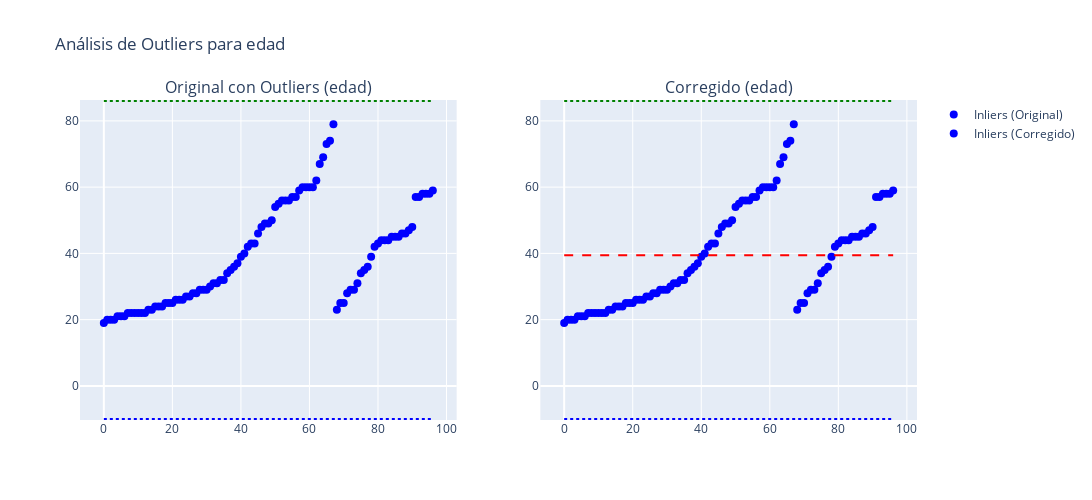
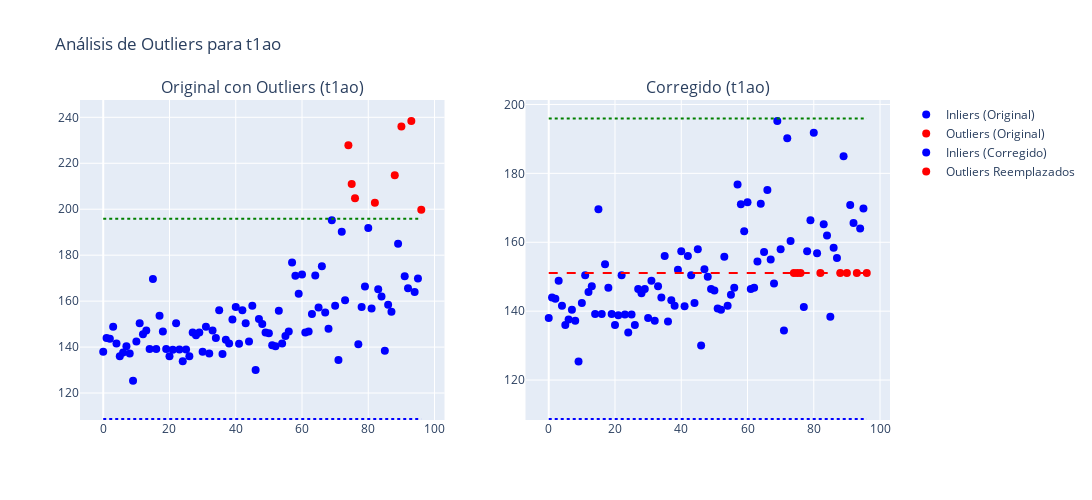
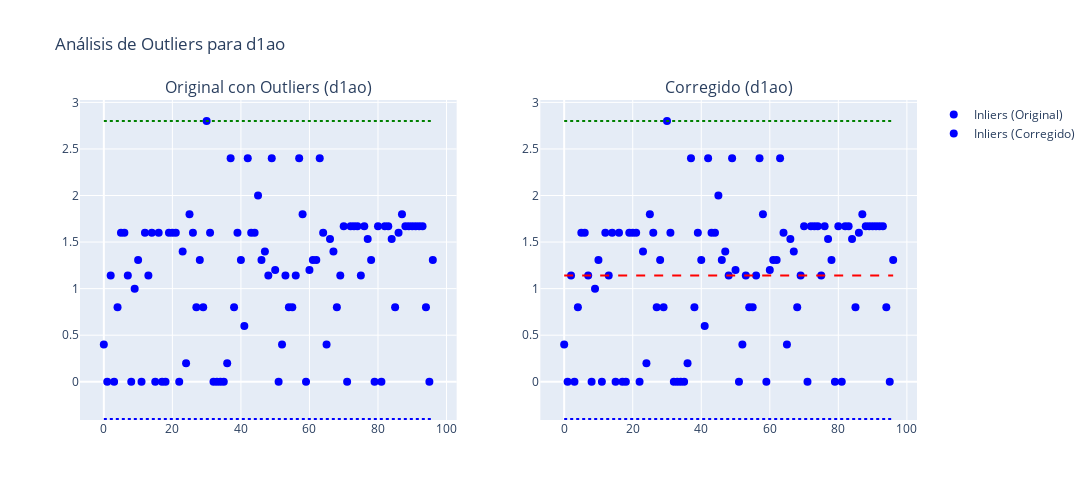
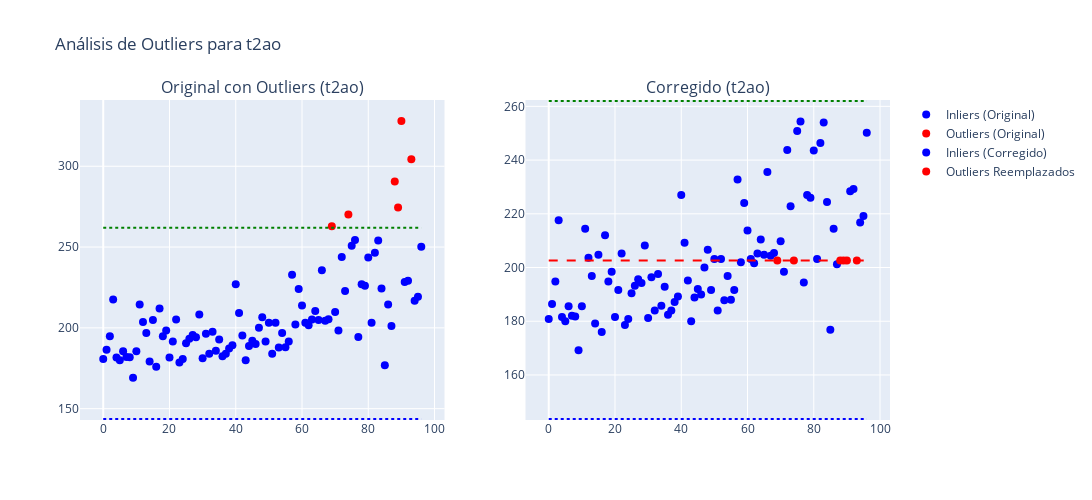

Write notebook code for charts like these, in order.
### Code cell
for i in ['edad','t1ao',	'd1ao'	,'t2ao',	'd2ao',	'grupo']:
    univariate_outlier_detection(data,i)

### Figure 1 — Plotly figure (JSON) as saved in the notebook; plotly's stock layout.template omitted (floating-point values rounded to 4 significant figures)
{"data": [{"marker": {"color": "blue", "size": 8}, "mode": "markers", "name": "Inliers (Original)", "type": "scatter", "x": [0, 1, 2, 3, 4, 5, 6, 7, 8, 9, 10, 11, 12, 13, 14, 15, 16, 17, 18, 19, 20, 21, 22, 23, 24, 25, 26, 27, 28, 29, 30, 31, 32, 33, 34, 35, 36, 37, 38, 39, 40, 41, 42, 43, 44, 45, 46, 47, 48, 49, 50, 51, 52, 53, 54, 55, 56, 57, 58, 59, 60, 61, 62, 63, 64, 65, 66, 67, 68, 69, 70, 71, 72, 73, 74, 75, 76, 77, 78, 79, 80, 81, 82, 83, 84, 85, 86, 87, 88, 89, 90, 91, 92, 93, 94, 95, 96], "xaxis": "x", "y": [19, 20, 20, 20, 21, 21, 21, 22, 22, 22, 22, 22, 22, 23, 23, 24, 24, 24, 25, 25, 25, 26, 26, 26, 27, 27, 28, 28, 29, 29, 29, 30, 31, 31, 32, 32, 34, 35, 36, 37, 39, 40, 42, 43, 43, 46, 48, 49, 49, 50, 54, 55, 56, 56, 56, 57, 57, 59, 60, 60, 60, 60, 62, 67, 69, 73, 74, 79, 23, 25, 25, 28, 29, 29, 31, 34, 35, 36, 39, 42, 43, 44, 44, 44, 45, 45, 45, 46, 46, 47, 48, 57, 57, 58, 58, 58, 59], "yaxis": "y"}, {"marker": {"color": "red", "size": 8}, "mode": "markers", "name": "Outliers (Original)", "type": "scatter", "x": [], "xaxis": "x", "y": [], "yaxis": "y"}, {"marker": {"color": "blue", "size": 8}, "mode": "markers", "name": "Inliers (Corregido)", "type": "scatter", "x": [0, 1, 2, 3, 4, 5, 6, 7, 8, 9, 10, 11, 12, 13, 14, 15, 16, 17, 18, 19, 20, 21, 22, 23, 24, 25, 26, 27, 28, 29, 30, 31, 32, 33, 34, 35, 36, 37, 38, 39, 40, 41, 42, 43, 44, 45, 46, 47, 48, 49, 50, 51, 52, 53, 54, 55, 56, 57, 58, 59, 60, 61, 62, 63, 64, 65, 66, 67, 68, 69, 70, 71, 72, 73, 74, 75, 76, 77, 78, 79, 80, 81, 82, 83, 84, 85, 86, 87, 88, 89, 90, 91, 92, 93, 94, 95, 96], "xaxis": "x2", "y": [19, 20, 20, 20, 21, 21, 21, 22, 22, 22, 22, 22, 22, 23, 23, 24, 24, 24, 25, 25, 25, 26, 26, 26, 27, 27, 28, 28, 29, 29, 29, 30, 31, 31, 32, 32, 34, 35, 36, 37, 39, 40, 42, 43, 43, 46, 48, 49, 49, 50, 54, 55, 56, 56, 56, 57, 57, 59, 60, 60, 60, 60, 62, 67, 69, 73, 74, 79, 23, 25, 25, 28, 29, 29, 31, 34, 35, 36, 39, 42, 43, 44, 44, 44, 45, 45, 45, 46, 46, 47, 48, 57, 57, 58, 58, 58, 59], "yaxis": "y2"}, {"marker": {"color": "red", "size": 8}, "mode": "markers", "name": "Outliers Reemplazados", "type": "scatter", "x": [], "xaxis": "x2", "y": [], "yaxis": "y2"}], "layout": {"annotations": [{"font": {"size": 16}, "showarrow": false, "text": "Original con Outliers (edad)", "x": 0.225, "xanchor": "center", "xref": "paper", "y": 1, "yanchor": "bottom", "yref": "paper"}, {"font": {"size": 16}, "showarrow": false, "text": "Corregido (edad)", "x": 0.775, "xanchor": "center", "xref": "paper", "y": 1, "yanchor": "bottom", "yref": "paper"}], "height": 500, "shapes": [{"line": {"color": "blue", "dash": "dot", "width": 2}, "type": "line", "x0": 0, "x1": 96, "xref": "x", "y0": -10, "y1": -10, "yref": "y"}, {"line": {"color": "green", "dash": "dot", "width": 2}, "type": "line", "x0": 0, "x1": 96, "xref": "x", "y0": 86, "y1": 86, "yref": "y"}, {"line": {"color": "blue", "dash": "dot", "width": 2}, "type": "line", "x0": 0, "x1": 96, "xref": "x2", "y0": -10, "y1": -10, "yref": "y2"}, {"line": {"color": "green", "dash": "dot", "width": 2}, "type": "line", "x0": 0, "x1": 96, "xref": "x2", "y0": 86, "y1": 86, "yref": "y2"}, {"line": {"color": "red", "dash": "dash", "width": 2}, "type": "line", "x0": 0, "x1": 96, "xref": "x2", "y0": 39.41, "y1": 39.41, "yref": "y2"}], "showlegend": true, "title": {"text": "Análisis de Outliers para edad"}, "width": 1200, "xaxis": {"anchor": "y", "domain": [0, 0.45]}, "xaxis2": {"anchor": "y2", "domain": [0.55, 1]}, "yaxis": {"anchor": "x", "domain": [0, 1]}, "yaxis2": {"anchor": "x2", "domain": [0, 1]}}}

### Figure 2 — Plotly figure (JSON) as saved in the notebook; plotly's stock layout.template omitted (floating-point values rounded to 4 significant figures)
{"data": [{"marker": {"color": "blue", "size": 8}, "mode": "markers", "name": "Inliers (Original)", "type": "scatter", "x": [0, 1, 2, 3, 4, 5, 6, 7, 8, 9, 10, 11, 12, 13, 14, 15, 16, 17, 18, 19, 20, 21, 22, 23, 24, 25, 26, 27, 28, 29, 30, 31, 32, 33, 34, 35, 36, 37, 38, 39, 40, 41, 42, 43, 44, 45, 46, 47, 48, 49, 50, 51, 52, 53, 54, 55, 56, 57, 58, 59, 60, 61, 62, 63, 64, 65, 66, 67, 68, 69, 70, 71, 72, 73, 77, 78, 79, 80, 81, 83, 84, 85, 86, 87, 89, 91, 92, 94, 95], "xaxis": "x", "y": [138, 144, 143.6, 148.8, 141.6, 136, 137.6, 140.4, 137.2, 125.4, 142.4, 150.4, 145.6, 147.2, 139.2, 169.6, 139.2, 153.6, 146.8, 139.2, 136, 138.8, 150.4, 139, 133.8, 139, 136, 146.4, 145.2, 146.4, 138, 148.8, 137.2, 147.2, 144, 156, 137, 143.2, 141.6, 152, 157.4, 141.4, 156, 150.4, 142.4, 158, 130, 152.2, 150, 146.4, 146, 140.8, 140.4, 155.8, 141.6, 144.8, 146.8, 176.8, 171, 163.2, 171.6, 146.4, 146.8, 154.4, 171.2, 157.2, 175.2, 155, 148, 195.2, 158, 134.4, 190.2, 160.4, 141.2, 157.4, 166.4, 191.8, 156.8, 165.2, 162, 138.4, 158.4, 155.4, 185, 170.8, 165.6, 164, 169.8], "yaxis": "y"}, {"marker": {"color": "red", "size": 8}, "mode": "markers", "name": "Outliers (Original)", "type": "scatter", "x": [74, 75, 76, 82, 88, 90, 93, 96], "xaxis": "x", "y": [227.8, 211, 204.8, 202.8, 214.8, 236, 238.4, 199.8], "yaxis": "y"}, {"marker": {"color": "blue", "size": 8}, "mode": "markers", "name": "Inliers (Corregido)", "type": "scatter", "x": [0, 1, 2, 3, 4, 5, 6, 7, 8, 9, 10, 11, 12, 13, 14, 15, 16, 17, 18, 19, 20, 21, 22, 23, 24, 25, 26, 27, 28, 29, 30, 31, 32, 33, 34, 35, 36, 37, 38, 39, 40, 41, 42, 43, 44, 45, 46, 47, 48, 49, 50, 51, 52, 53, 54, 55, 56, 57, 58, 59, 60, 61, 62, 63, 64, 65, 66, 67, 68, 69, 70, 71, 72, 73, 77, 78, 79, 80, 81, 83, 84, 85, 86, 87, 89, 91, 92, 94, 95], "xaxis": "x2", "y": [138, 144, 143.6, 148.8, 141.6, 136, 137.6, 140.4, 137.2, 125.4, 142.4, 150.4, 145.6, 147.2, 139.2, 169.6, 139.2, 153.6, 146.8, 139.2, 136, 138.8, 150.4, 139, 133.8, 139, 136, 146.4, 145.2, 146.4, 138, 148.8, 137.2, 147.2, 144, 156, 137, 143.2, 141.6, 152, 157.4, 141.4, 156, 150.4, 142.4, 158, 130, 152.2, 150, 146.4, 146, 140.8, 140.4, 155.8, 141.6, 144.8, 146.8, 176.8, 171, 163.2, 171.6, 146.4, 146.8, 154.4, 171.2, 157.2, 175.2, 155, 148, 195.2, 158, 134.4, 190.2, 160.4, 141.2, 157.4, 166.4, 191.8, 156.8, 165.2, 162, 138.4, 158.4, 155.4, 185, 170.8, 165.6, 164, 169.8], "yaxis": "y2"}, {"marker": {"color": "red", "size": 8}, "mode": "markers", "name": "Outliers Reemplazados", "type": "scatter", "x": [74, 75, 76, 82, 88, 90, 93, 96], "xaxis": "x2", "y": [151.1, 151.1, 151.1, 151.1, 151.1, 151.1, 151.1, 151.1], "yaxis": "y2"}], "layout": {"annotations": [{"font": {"size": 16}, "showarrow": false, "text": "Original con Outliers (t1ao)", "x": 0.225, "xanchor": "center", "xref": "paper", "y": 1, "yanchor": "bottom", "yref": "paper"}, {"font": {"size": 16}, "showarrow": false, "text": "Corregido (t1ao)", "x": 0.775, "xanchor": "center", "xref": "paper", "y": 1, "yanchor": "bottom", "yref": "paper"}], "height": 500, "shapes": [{"line": {"color": "blue", "dash": "dot", "width": 2}, "type": "line", "x0": 0, "x1": 96, "xref": "x", "y0": 108.7, "y1": 108.7, "yref": "y"}, {"line": {"color": "green", "dash": "dot", "width": 2}, "type": "line", "x0": 0, "x1": 96, "xref": "x", "y0": 195.9, "y1": 195.9, "yref": "y"}, {"line": {"color": "blue", "dash": "dot", "width": 2}, "type": "line", "x0": 0, "x1": 96, "xref": "x2", "y0": 108.7, "y1": 108.7, "yref": "y2"}, {"line": {"color": "green", "dash": "dot", "width": 2}, "type": "line", "x0": 0, "x1": 96, "xref": "x2", "y0": 195.9, "y1": 195.9, "yref": "y2"}, {"line": {"color": "red", "dash": "dash", "width": 2}, "type": "line", "x0": 0, "x1": 96, "xref": "x2", "y0": 151.1, "y1": 151.1, "yref": "y2"}], "showlegend": true, "title": {"text": "Análisis de Outliers para t1ao"}, "width": 1200, "xaxis": {"anchor": "y", "domain": [0, 0.45]}, "xaxis2": {"anchor": "y2", "domain": [0.55, 1]}, "yaxis": {"anchor": "x", "domain": [0, 1]}, "yaxis2": {"anchor": "x2", "domain": [0, 1]}}}

### Figure 3 — Plotly figure (JSON) as saved in the notebook; plotly's stock layout.template omitted (floating-point values rounded to 4 significant figures)
{"data": [{"marker": {"color": "blue", "size": 8}, "mode": "markers", "name": "Inliers (Original)", "type": "scatter", "x": [0, 1, 2, 3, 4, 5, 6, 7, 8, 9, 10, 11, 12, 13, 14, 15, 16, 17, 18, 19, 20, 21, 22, 23, 24, 25, 26, 27, 28, 29, 30, 31, 32, 33, 34, 35, 36, 37, 38, 39, 40, 41, 42, 43, 44, 45, 46, 47, 48, 49, 50, 51, 52, 53, 54, 55, 56, 57, 58, 59, 60, 61, 62, 63, 64, 65, 66, 67, 68, 69, 70, 71, 72, 73, 74, 75, 76, 77, 78, 79, 80, 81, 82, 83, 84, 85, 86, 87, 88, 89, 90, 91, 92, 93, 94, 95, 96], "xaxis": "x", "y": [0.4, 0, 1.142, 0, 0.8, 1.6, 1.6, 1.142, 0, 1, 1.308, 0, 1.6, 1.142, 1.6, 0, 1.6, 0, 0, 1.6, 1.6, 1.6, 0, 1.4, 0.2, 1.8, 1.6, 0.8, 1.308, 0.8, 2.8, 1.6, 0, 0, 0, 0, 0.2, 2.4, 0.8, 1.6, 1.308, 0.6, 2.4, 1.6, 1.6, 2, 1.308, 1.4, 1.142, 2.4, 1.2, 0, 0.4, 1.142, 0.8, 0.8, 1.142, 2.4, 1.8, 0, 1.2, 1.308, 1.308, 2.4, 1.6, 0.4, 1.532, 1.4, 0.8, 1.142, 1.67, 0, 1.67, 1.67, 1.67, 1.142, 1.67, 1.532, 1.308, 0, 1.67, 0, 1.67, 1.67, 1.532, 0.8, 1.6, 1.8, 1.67, 1.67, 1.67, 1.67, 1.67, 1.67, 0.8, 0, 1.308], "yaxis": "y"}, {"marker": {"color": "red", "size": 8}, "mode": "markers", "name": "Outliers (Original)", "type": "scatter", "x": [], "xaxis": "x", "y": [], "yaxis": "y"}, {"marker": {"color": "blue", "size": 8}, "mode": "markers", "name": "Inliers (Corregido)", "type": "scatter", "x": [0, 1, 2, 3, 4, 5, 6, 7, 8, 9, 10, 11, 12, 13, 14, 15, 16, 17, 18, 19, 20, 21, 22, 23, 24, 25, 26, 27, 28, 29, 30, 31, 32, 33, 34, 35, 36, 37, 38, 39, 40, 41, 42, 43, 44, 45, 46, 47, 48, 49, 50, 51, 52, 53, 54, 55, 56, 57, 58, 59, 60, 61, 62, 63, 64, 65, 66, 67, 68, 69, 70, 71, 72, 73, 74, 75, 76, 77, 78, 79, 80, 81, 82, 83, 84, 85, 86, 87, 88, 89, 90, 91, 92, 93, 94, 95, 96], "xaxis": "x2", "y": [0.4, 0, 1.142, 0, 0.8, 1.6, 1.6, 1.142, 0, 1, 1.308, 0, 1.6, 1.142, 1.6, 0, 1.6, 0, 0, 1.6, 1.6, 1.6, 0, 1.4, 0.2, 1.8, 1.6, 0.8, 1.308, 0.8, 2.8, 1.6, 0, 0, 0, 0, 0.2, 2.4, 0.8, 1.6, 1.308, 0.6, 2.4, 1.6, 1.6, 2, 1.308, 1.4, 1.142, 2.4, 1.2, 0, 0.4, 1.142, 0.8, 0.8, 1.142, 2.4, 1.8, 0, 1.2, 1.308, 1.308, 2.4, 1.6, 0.4, 1.532, 1.4, 0.8, 1.142, 1.67, 0, 1.67, 1.67, 1.67, 1.142, 1.67, 1.532, 1.308, 0, 1.67, 0, 1.67, 1.67, 1.532, 0.8, 1.6, 1.8, 1.67, 1.67, 1.67, 1.67, 1.67, 1.67, 0.8, 0, 1.308], "yaxis": "y2"}, {"marker": {"color": "red", "size": 8}, "mode": "markers", "name": "Outliers Reemplazados", "type": "scatter", "x": [], "xaxis": "x2", "y": [], "yaxis": "y2"}], "layout": {"annotations": [{"font": {"size": 16}, "showarrow": false, "text": "Original con Outliers (d1ao)", "x": 0.225, "xanchor": "center", "xref": "paper", "y": 1, "yanchor": "bottom", "yref": "paper"}, {"font": {"size": 16}, "showarrow": false, "text": "Corregido (d1ao)", "x": 0.775, "xanchor": "center", "xref": "paper", "y": 1, "yanchor": "bottom", "yref": "paper"}], "height": 500, "shapes": [{"line": {"color": "blue", "dash": "dot", "width": 2}, "type": "line", "x0": 0, "x1": 96, "xref": "x", "y0": -0.4, "y1": -0.4, "yref": "y"}, {"line": {"color": "green", "dash": "dot", "width": 2}, "type": "line", "x0": 0, "x1": 96, "xref": "x", "y0": 2.8, "y1": 2.8, "yref": "y"}, {"line": {"color": "blue", "dash": "dot", "width": 2}, "type": "line", "x0": 0, "x1": 96, "xref": "x2", "y0": -0.4, "y1": -0.4, "yref": "y2"}, {"line": {"color": "green", "dash": "dot", "width": 2}, "type": "line", "x0": 0, "x1": 96, "xref": "x2", "y0": 2.8, "y1": 2.8, "yref": "y2"}, {"line": {"color": "red", "dash": "dash", "width": 2}, "type": "line", "x0": 0, "x1": 96, "xref": "x2", "y0": 1.142, "y1": 1.142, "yref": "y2"}], "showlegend": true, "title": {"text": "Análisis de Outliers para d1ao"}, "width": 1200, "xaxis": {"anchor": "y", "domain": [0, 0.45]}, "xaxis2": {"anchor": "y2", "domain": [0.55, 1]}, "yaxis": {"anchor": "x", "domain": [0, 1]}, "yaxis2": {"anchor": "x2", "domain": [0, 1]}}}

### Figure 4 — Plotly figure (JSON) as saved in the notebook; plotly's stock layout.template omitted (floating-point values rounded to 4 significant figures)
{"data": [{"marker": {"color": "blue", "size": 8}, "mode": "markers", "name": "Inliers (Original)", "type": "scatter", "x": [0, 1, 2, 3, 4, 5, 6, 7, 8, 9, 10, 11, 12, 13, 14, 15, 16, 17, 18, 19, 20, 21, 22, 23, 24, 25, 26, 27, 28, 29, 30, 31, 32, 33, 34, 35, 36, 37, 38, 39, 40, 41, 42, 43, 44, 45, 46, 47, 48, 49, 50, 51, 52, 53, 54, 55, 56, 57, 58, 59, 60, 61, 62, 63, 64, 65, 66, 67, 68, 70, 71, 72, 73, 75, 76, 77, 78, 79, 80, 81, 82, 83, 84, 85, 86, 87, 91, 92, 94, 95, 96], "xaxis": "x", "y": [180.8, 186.4, 194.8, 217.6, 181.6, 180, 185.6, 182, 181.8, 169.2, 185.6, 214.4, 203.6, 196.8, 179.2, 204.8, 176, 212, 194.8, 198.4, 181.6, 191.6, 205.2, 178.6, 180.8, 190.4, 193.2, 195.6, 194.2, 208.2, 181.2, 196.4, 184, 197.6, 185.8, 192.8, 182.4, 184, 187.2, 189.2, 227, 209.2, 195.2, 180, 188.8, 192, 190, 200, 206.6, 191.6, 203.2, 184, 203.2, 187.8, 196.8, 188, 191.6, 232.8, 202, 224, 213.8, 203.2, 201.6, 205.2, 210.4, 204.8, 235.6, 204.4, 205.4, 209.8, 198.4, 243.8, 222.8, 250.8, 254.4, 194.4, 227, 226, 243.6, 203.2, 246.4, 254, 224.4, 176.8, 214.4, 201.2, 228.4, 229.2, 216.8, 219.2, 250.2], "yaxis": "y"}, {"marker": {"color": "red", "size": 8}, "mode": "markers", "name": "Outliers (Original)", "type": "scatter", "x": [69, 74, 88, 89, 90, 93], "xaxis": "x", "y": [262.8, 270.2, 290.6, 274.4, 328, 304.4], "yaxis": "y"}, {"marker": {"color": "blue", "size": 8}, "mode": "markers", "name": "Inliers (Corregido)", "type": "scatter", "x": [0, 1, 2, 3, 4, 5, 6, 7, 8, 9, 10, 11, 12, 13, 14, 15, 16, 17, 18, 19, 20, 21, 22, 23, 24, 25, 26, 27, 28, 29, 30, 31, 32, 33, 34, 35, 36, 37, 38, 39, 40, 41, 42, 43, 44, 45, 46, 47, 48, 49, 50, 51, 52, 53, 54, 55, 56, 57, 58, 59, 60, 61, 62, 63, 64, 65, 66, 67, 68, 70, 71, 72, 73, 75, 76, 77, 78, 79, 80, 81, 82, 83, 84, 85, 86, 87, 91, 92, 94, 95, 96], "xaxis": "x2", "y": [180.8, 186.4, 194.8, 217.6, 181.6, 180, 185.6, 182, 181.8, 169.2, 185.6, 214.4, 203.6, 196.8, 179.2, 204.8, 176, 212, 194.8, 198.4, 181.6, 191.6, 205.2, 178.6, 180.8, 190.4, 193.2, 195.6, 194.2, 208.2, 181.2, 196.4, 184, 197.6, 185.8, 192.8, 182.4, 184, 187.2, 189.2, 227, 209.2, 195.2, 180, 188.8, 192, 190, 200, 206.6, 191.6, 203.2, 184, 203.2, 187.8, 196.8, 188, 191.6, 232.8, 202, 224, 213.8, 203.2, 201.6, 205.2, 210.4, 204.8, 235.6, 204.4, 205.4, 209.8, 198.4, 243.8, 222.8, 250.8, 254.4, 194.4, 227, 226, 243.6, 203.2, 246.4, 254, 224.4, 176.8, 214.4, 201.2, 228.4, 229.2, 216.8, 219.2, 250.2], "yaxis": "y2"}, {"marker": {"color": "red", "size": 8}, "mode": "markers", "name": "Outliers Reemplazados", "type": "scatter", "x": [69, 74, 88, 89, 90, 93], "xaxis": "x2", "y": [202.6, 202.6, 202.6, 202.6, 202.6, 202.6], "yaxis": "y2"}], "layout": {"annotations": [{"font": {"size": 16}, "showarrow": false, "text": "Original con Outliers (t2ao)", "x": 0.225, "xanchor": "center", "xref": "paper", "y": 1, "yanchor": "bottom", "yref": "paper"}, {"font": {"size": 16}, "showarrow": false, "text": "Corregido (t2ao)", "x": 0.775, "xanchor": "center", "xref": "paper", "y": 1, "yanchor": "bottom", "yref": "paper"}], "height": 500, "shapes": [{"line": {"color": "blue", "dash": "dot", "width": 2}, "type": "line", "x0": 0, "x1": 96, "xref": "x", "y0": 143.6, "y1": 143.6, "yref": "y"}, {"line": {"color": "green", "dash": "dot", "width": 2}, "type": "line", "x0": 0, "x1": 96, "xref": "x", "y0": 262, "y1": 262, "yref": "y"}, {"line": {"color": "blue", "dash": "dot", "width": 2}, "type": "line", "x0": 0, "x1": 96, "xref": "x2", "y0": 143.6, "y1": 143.6, "yref": "y2"}, {"line": {"color": "green", "dash": "dot", "width": 2}, "type": "line", "x0": 0, "x1": 96, "xref": "x2", "y0": 262, "y1": 262, "yref": "y2"}, {"line": {"color": "red", "dash": "dash", "width": 2}, "type": "line", "x0": 0, "x1": 96, "xref": "x2", "y0": 202.6, "y1": 202.6, "yref": "y2"}], "showlegend": true, "title": {"text": "Análisis de Outliers para t2ao"}, "width": 1200, "xaxis": {"anchor": "y", "domain": [0, 0.45]}, "xaxis2": {"anchor": "y2", "domain": [0.55, 1]}, "yaxis": {"anchor": "x", "domain": [0, 1]}, "yaxis2": {"anchor": "x2", "domain": [0, 1]}}}
